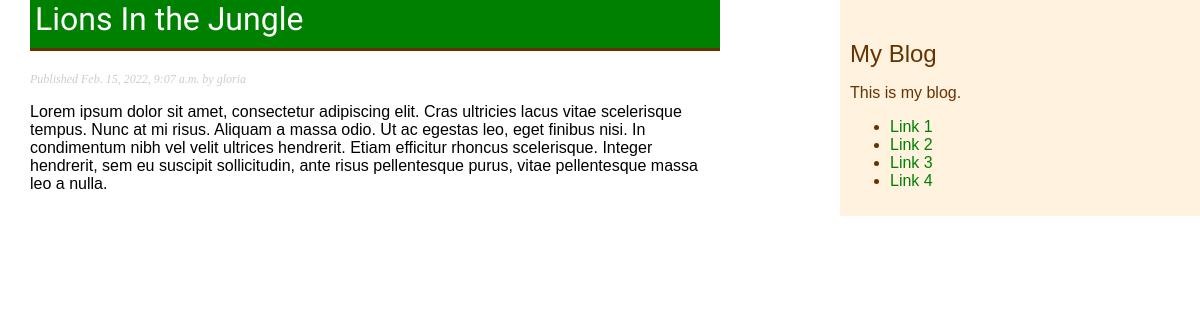
Screenshot of /blog/2022/2/15/lions-in-the-jungle/ with the database file from the repository.
### blog/models.py (models this page shows, shortened)
class Post(models.Model):
    STATUS_CHOICES = (
        ('draft', 'Draft'),
        ('published', 'Published')
    )
    title = models.CharField(max_length=250)
    slug = models.SlugField(max_length=250, unique_for_date='publish')
    author = models.ForeignKey(User, on_delete=models.CASCADE, related_name='blog_posts')
    body = models.TextField()
    publish = models.DateTimeField(default=timezone.now)
    created = models.DateTimeField(auto_now_add=True)
    update = models.DateTimeField(auto_now=True)
    status = models.CharField(max_length=10, choices=STATUS_CHOICES, default='draft')
    objects = models.Manager() # Default Manager
    published = PublishedManager() # Custom Manager
    class Meta:
        ordering = ('-publish',)

### blog/views.py (the view)
# urls.py: path('<int:year>/<int:month>/<int:day>/<slug:post>/', views.post_detail,
def post_detail(request, year, month, day, post):
    post = get_object_or_404(Post, slug=post, status='published', publish__year=year, publish__month=month, publish__day=day)
    return render(request, 'blog/post/detail.html', {'post': post})

### blog/templates/blog/post/detail.html (shortened to what this page needs)
{% extends "blog/base.html" %}
{% block content %}
  <h1 id="single-post-title">{{ post.title }}</h1>
  <p class="date">
    Published {{ post.publish }} by {{ post.author }}
  </p>
  {{ post.body|linebreaks }}
{% endblock %}

### blog/static/css/blog.css (style rules this page uses)
* { box-sizing: border-box; }
body { margin:0; padding:0; font-family:helvetica, sans-serif; }
:root { --green: green; --light-green: #33cc33; --grey: #bbb; --light-grey: #ccc; --white: #fff; --light-orange: #f9d5e5; --light-yellow: #fff2df; --brown:#663300; }
h1 { font-weight:normal; border-bottom:3px solid var(--brown); padding:0 0 10px 5px; font-family: Catamaran; background-color: var(--white); margin-top: 0px; color: var(--green); }
#single-post-title { background-color: var(--green); color: var(--white); }
p.date { color:var(--light-grey); font-family: georgia, serif; font-size: 12px; font-style: italic; }

### rows the page displays
Post: title "Lions In the Jungle", publish "Feb. 15, 2022, 9:07 a.m.", author "gloria", body "Lorem ipsum dolor sit amet, consectetur adipiscing elit. Cras ultricies lacus vitae scelerisque tempus. Nunc at mi risus. Aliquam a massa odio. Ut ac egestas leo, eget finibus nisi. In condimentum nibh vel velit ultrices hendrerit. Etiam efficitur rhoncus scelerisque. Integer hendrerit, sem eu suscipit sollicitudin, ante risus pellentesque purus, vitae pellentesque massa leo a nulla."
